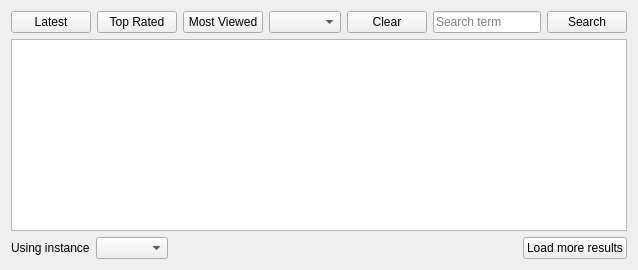
      <widget class="QWidget" name="xpSearchTab">
       <attribute name="icon">
        <iconset resource="icons.qrc">
         <normaloff>:/icons/xp.png</normaloff>:/icons/xp.png</iconset>
       </attribute>
       <attribute name="title">
        <string>Xp Search</string>
       </attribute>
       <layout class="QVBoxLayout" name="verticalLayout_22">
        <item>
         <layout class="QHBoxLayout" name="horizontalLayout_13">
          <item>
           <widget class="QPushButton" name="xpLatestButton">
            <property name="text">
             <string>Latest</string>
            </property>
            <property name="icon">
             <iconset resource="icons.qrc">
              <normaloff>:/icons/label_orange_new.png</normaloff>:/icons/label_orange_new.png</iconset>
            </property>
            <property name="iconSize">
             <size>
              <width>22</width>
              <height>22</height>
             </size>
            </property>
           </widget>
          </item>
          <item>
           <widget class="QPushButton" name="xpTopRatedButton">
            <property name="text">
             <string>Top Rated</string>
            </property>
            <property name="icon">
             <iconset resource="icons.qrc">
              <normaloff>:/icons/up.png</normaloff>:/icons/up.png</iconset>
            </property>
            <property name="iconSize">
             <size>
              <width>22</width>
              <height>22</height>
             </size>
            </property>
           </widget>
          </item>
          <item>
           <widget class="QPushButton" name="xpMostViewedButton">
            <property name="text">
             <string>Most Viewed</string>
            </property>
            <property name="icon">
             <iconset resource="icons.qrc">
              <normaloff>:/icons/star_none.png</normaloff>:/icons/star_none.png</iconset>
            </property>
            <property name="iconSize">
             <size>
              <width>22</width>
              <height>22</height>
             </size>
            </property>
           </widget>
          </item>
          <item>
           <widget class="QComboBox" name="xpCategoryComboBox"/>
          </item>
          <item>
           <widget class="QPushButton" name="xpClearButton">
            <property name="text">
             <string>Clear</string>
            </property>
            <property name="icon">
             <iconset resource="icons.qrc">
              <normaloff>:/icons/recycle_bin.png</normaloff>:/icons/recycle_bin.png</iconset>
            </property>
            <property name="iconSize">
             <size>
              <width>22</width>
              <height>22</height>
             </size>
            </property>
           </widget>
          </item>
          <item>
           <widget class="QLineEdit" name="xpSearchLineEdit">
            <property name="placeholderText">
             <string>Search term</string>
            </property>
            <property name="clearButtonEnabled">
             <bool>true</bool>
            </property>
           </widget>
          </item>
          <item>
           <widget class="QPushButton" name="xpSearchButton">
            <property name="text">
             <string>Search</string>
            </property>
            <property name="icon">
             <iconset resource="icons.qrc">
              <normaloff>:/icons/search.png</normaloff>:/icons/search.png</iconset>
            </property>
            <property name="iconSize">
             <size>
              <width>22</width>
              <height>22</height>
             </size>
            </property>
           </widget>
          </item>
         </layout>
        </item>
        <item>
         <widget class="QListWidget" name="xpSearchResultsListWidget">
          <property name="verticalScrollMode">
           <enum>QAbstractItemView::ScrollMode::ScrollPerPixel</enum>
          </property>
          <property name="spacing">
           <number>4</number>
          </property>
         </widget>
        </item>
        <item>
         <layout class="QHBoxLayout" name="horizontalLayout_14">
          <property name="topMargin">
           <number>0</number>
          </property>
          <property name="rightMargin">
           <number>0</number>
          </property>
          <item>
           <widget class="QWidget" name="ytSearchInstanceWidget_2" native="true">
            <property name="minimumSize">
             <size>
              <width>0</width>
              <height>0</height>
             </size>
            </property>
            <layout class="QHBoxLayout" name="horizontalLayout_15">
             <property name="leftMargin">
              <number>0</number>
             </property>
             <property name="topMargin">
              <number>0</number>
             </property>
             <property name="rightMargin">
              <number>0</number>
             </property>
             <property name="bottomMargin">
              <number>0</number>
             </property>
             <item>
              <widget class="QLabel" name="label_8">
               <property name="text">
                <string>Using instance</string>
               </property>
              </widget>
             </item>
             <item>
              <widget class="QComboBox" name="ytSearchInstancesCombo_2">
               <property name="sizeAdjustPolicy">
                <enum>QComboBox::SizeAdjustPolicy::AdjustToContents</enum>
               </property>
              </widget>
             </item>
            </layout>
           </widget>
          </item>
          <item>
           <spacer name="horizontalSpacer_9">
            <property name="orientation">
             <enum>Qt::Orientation::Horizontal</enum>
            </property>
            <property name="sizeHint" stdset="0">
             <size>
              <width>40</width>
              <height>20</height>
             </size>
            </property>
           </spacer>
          </item>
          <item>
           <widget class="QPushButton" name="xpSearchLoadMore">
            <property name="toolTip">
             <string>Load results from next page</string>
            </property>
            <property name="text">
             <string>Load more results</string>
            </property>
            <property name="icon">
             <iconset resource="icons.qrc">
              <normaloff>:/icons/next.png</normaloff>:/icons/next.png</iconset>
            </property>
            <property name="iconSize">
             <size>
              <width>22</width>
              <height>22</height>
             </size>
            </property>
           </widget>
          </item>
         </layout>
        </item>
       </layout>
      </widget>
